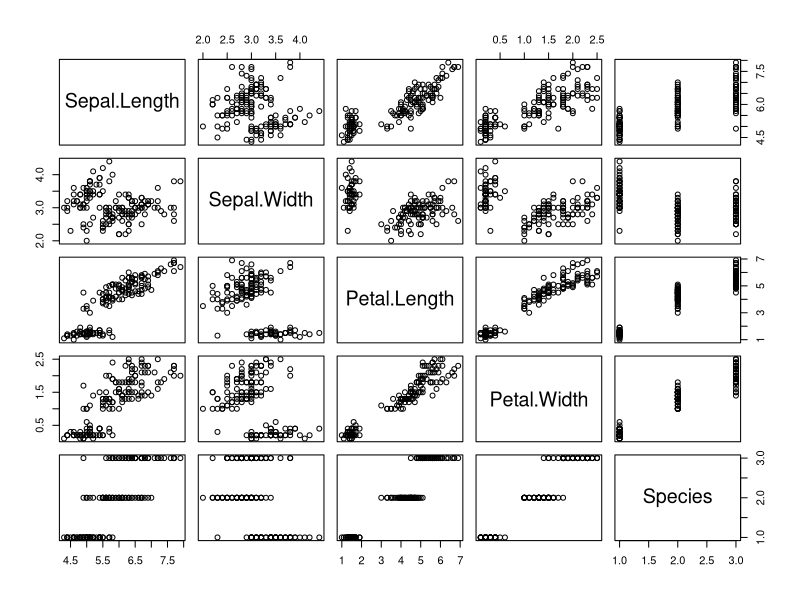
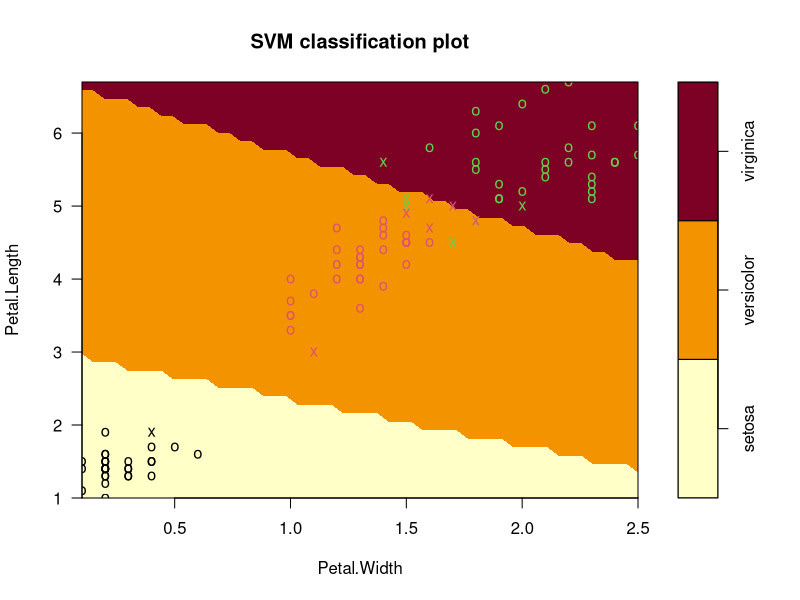
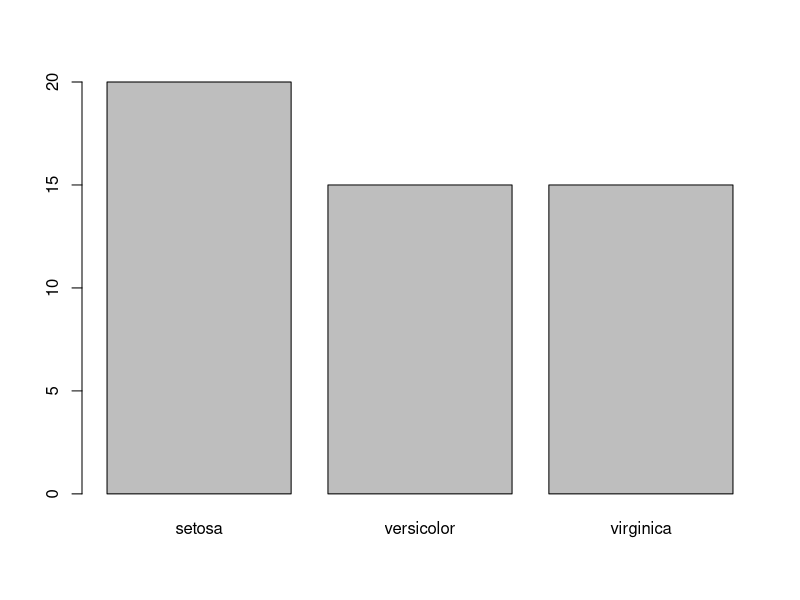

Write the R code that produced these figures, in order. (Note: this script raises an error after producing the figures.)
library(e1071)
plot(iris)

s <- sample(150, 100)
col = c("Petal.Length", "Petal.Width", "Species")
iris_train <- iris[s, col]
iris_test <- iris[-s, col]

svmfit <- svm(Species ~., data=iris_train, kernel="linear", cost=100, scale= FALSE)
svmfit
plot(svmfit, iris_train[,col])

tuned <- tune(svm, Species~., data=iris_train, kernel="linear", ranges=list(cost=c(0.001, 0.001, 0.1, 1, 10, 100)))
summary(tuned)

p <- predict(svmfit, iris_test[,col], type="class")
plot(p)
table(p, iris_test[,3])
mean(p==iris_test[,3])

library(ggplot2)
library(caret)
ctrl <- trainControl(method = "cv", savePred=T, classProb=T)
mod <- train(Species~., data=iris, method = "svmLinear", trControl = ctrl)
head(mod$pred)
mod


data(iris)
str(iris)
table(iris$Species)
gp <- runif(nrow(iris))
iris2 <- iris[order(gp),]
iris2
str(iris2)
summary(iris2[,1:4])
normalize <- function(x) {
  return ((x - min(x)) / (max(x) - min(x))) }
normalize(c(1,2,3,4,5))
iris_n <- as.data.frame(lapply(iris2[,c(1,2,3,4)], normalize))
str(iris_n)
iris_train <- iris_n[1:129,]
iris_test <- iris_n[130:150,]
iris_train_target <- iris2$Species[1:129]
iris_test_target <- iris2$Species[130:150]

require(class)
m1 <- knn.cv(train=iris_train, cl=iris_train_target, k=13)
m1
table(iris_test_target, m1)
mean(iris_test_target == m1)
attributes(.Last.value)

country.freq = table(dfc$V14)
barplot(country.freq) 


ggplot(dfc, aes(country.freq)) + geom_line() 

frequency(dfc$V14)

qplot(as.factor(dfc$V14), geom="histogram", stat="count")

library(ggplot2)
library(plyr)

country <- dfc$V14
country <- arrange(count(dfc, "V14"), desc(freq))
country$V14 <- factor(country$V14, levels = country$V14[order(country$freq)])


ggplot(country, aes(x=V14, y= freq))+ geom_bar(stat = "identity") + coord_flip() + theme_bw() + xlab("country") + ylab("freq") + ggtitle("Countries Frequency")

ggplot(country, aes(x=V14, y= freq))+ geom_bar(stat = "identity") + coord_flip() + theme_bw() + xlab("country") + ylab("freq") + ggtitle("Countries Frequency")


ggplot(country, aes(y=V14, x= freq, group=1))+ geom_line()

#ggplot(dfc, aes(x=V6 fill=V8)) + geom_bar()
ggplot(dfc, aes(x = V6, fill = V8)) +geom_bar()
ggplot(dfc, aes(x = V6, fill = V15)) +geom_bar()

ggplot(dfc, aes(x = V7, fill = V15)) +geom_bar() + coord_flip()  + xlab("Occupation") + labs(fill = "Class")
ggplot(dfc, aes(x = V2, fill = V15)) +geom_bar() + coord_flip()  + xlab("Work class") + labs(fill = "Class")
ggplot(dfc, aes(x = qualification, fill = V15)) +geom_bar() + coord_flip()  + xlab("Qualification") + labs(fill = "Class")
ggplot(dfc, aes(x = hoursbin, fill = V15)) +geom_bar() + coord_flip()  + xlab("Hours") + labs(fill = "Class")


ggplot(dfc, aes(x = hoursbin, fill = hoursbin)) +geom_bar() + coord_flip()  + xlab("Hours") + labs(fill = "Class") + facet_grid(. ~ V15)

ggplot(dfc, aes(V2, fill = V2)) +geom_bar() + coord_flip()  + xlab("Occupation") + facet_grid(. ~ V15)

ggplot(dfc, aes(x = V8, fill = V15)) +geom_bar() + coord_flip() + ylab("Occupation")

ggplot(dfc, aes(x = V7, fill=factor(V7))) +geom_bar() + coord_flip() + facet_wrap(~ V15)
